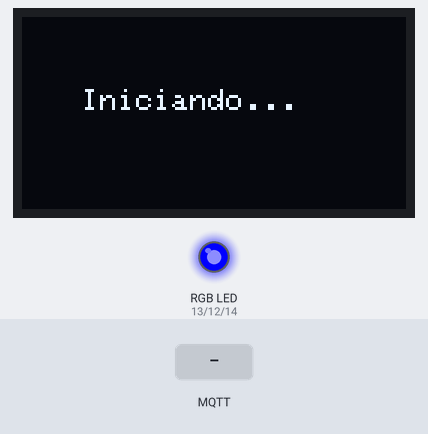
Simulated run of this sketch. Board: ESP32. Parts: 128×64 one-colour display, an RGB LED mixed from three pins (HIGH = lit). The inputs (shaded band) are chosen by the test bench. WiFi joins after 1.5 s; servers stay silent unless stated; no MQTT or app messages arrive unless stated; what the sketch prints to the serial monitor is not drawn.

Above: at 0.06 s.
At 1.7 s:
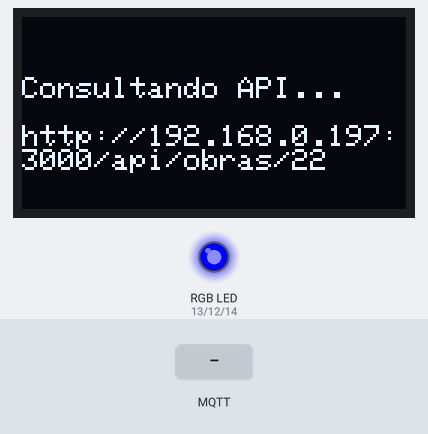
At 3.1 s:
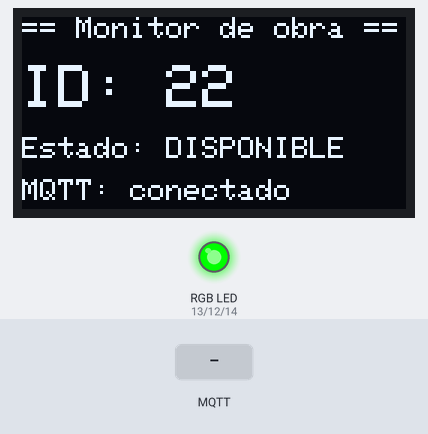
3.2 s: MQTT message "1" arrives on the first subscribed topic
4.7 s: MQTT message "on" arrives on the first subscribed topic
Timing chart, 0 to 7.7 s (numbered marks = the images above; inputs shaded):
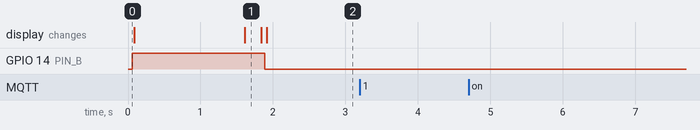

The sketch:

esp32_obra_mqtt_oled.ino
```cpp
// ============================================================
//  ESP32 – Monitor de venta de obra via MQTT
//  LED RGB: VERDE = disponible | ROJO = vendida
//  OLED 0.96" SSD1306: muestra ID de obra, estado y conexión
//
//  Librerías necesarias (Library Manager de Arduino IDE):
//    - PubSubClient       (Nick O'Leary)
//    - ArduinoJson        (Benoit Blanchon) v6+
//    - Adafruit SSD1306   (Adafruit)
//    - Adafruit GFX       (Adafruit) — se instala como dependencia
// ============================================================

#include <WiFi.h>
#include <HTTPClient.h>
#include <PubSubClient.h>
#include <ArduinoJson.h>
#include <Wire.h>
#include <Adafruit_GFX.h>
#include <Adafruit_SSD1306.h>

// ------------------------------------------------------------
// CONFIGURACIÓN
// ------------------------------------------------------------

// Wi-Fi
const char* WIFI_SSID     = "vodafoneAAYF9E";
const char* WIFI_PASSWORD = "H3sRFXfGCc7T9X7M";

// Backend API (normalmente la misma IP que el broker)
const char* API_BASE_URL  = "http://192.168.0.197:3000";

// Broker MQTT
const char* MQTT_BROKER   = "192.168.0.197";   // IP o dominio
const int   MQTT_PORT     = 1883;
const char* MQTT_USER     = "";                 // Vacío si no hay auth
const char* MQTT_PASSWORD = "";

// ID de la obra asignada a este ESP32
const char* OBRA_ID = "22"; // La Gioconda

// Pines LED RGB
const int PIN_R = 13;
const int PIN_G = 12;
const int PIN_B = 14;
const bool ANODO_COMUN = false;   // true si tu LED es de ánodo común

// OLED (I2C por defecto: SDA=GPIO21, SCL=GPIO22)
#define OLED_WIDTH  128
#define OLED_HEIGHT 64
#define OLED_ADDR   0x3C   // Dirección I2C habitual del SSD1306

// ------------------------------------------------------------
// Objetos globales
// ------------------------------------------------------------
WiFiClient   wifiClient;
PubSubClient mqttClient(wifiClient);
Adafruit_SSD1306 oled(OLED_WIDTH, OLED_HEIGHT, &Wire, -1);

char topicSuscripcion[64];
bool obraVendida = false;

// ------------------------------------------------------------
// Helpers LED RGB
// ------------------------------------------------------------
void setColor(int r, int g, int b) {
  if (ANODO_COMUN) { r = 255 - r; g = 255 - g; b = 255 - b; }
  analogWrite(PIN_R, r);
  analogWrite(PIN_G, g);
  analogWrite(PIN_B, b);
}

void ledVerde()  { setColor(0, 255, 0); }
void ledRojo()   { setColor(255, 0, 0); }
void ledAzul()   { setColor(0, 0, 255); }
void ledApagado(){ setColor(0, 0, 0); }

// ------------------------------------------------------------
// Helpers OLED
// ------------------------------------------------------------
void oledMostrarEstado() {
  oled.clearDisplay();

  // --- Línea 1: título ---
  oled.setTextSize(1);
  oled.setTextColor(SSD1306_WHITE);
  oled.setCursor(0, 0);
  oled.println("== Monitor de obra ==");

  // --- Línea 2: ID de obra (grande) ---
  oled.setTextSize(2);
  oled.setCursor(0, 16);
  oled.print("ID: ");
  oled.println(OBRA_ID);

  // --- Línea 3: estado ---
  oled.setTextSize(1);
  oled.setCursor(0, 40);
  oled.print("Estado: ");
  if (obraVendida) {
    oled.println("VENDIDA");
  } else {
    oled.println("DISPONIBLE");
  }

  // --- Línea 4: conexión ---
  oled.setCursor(0, 54);
  if (mqttClient.connected()) {
    oled.println("MQTT: conectado");
  } else if (WiFi.status() == WL_CONNECTED) {
    oled.println("WiFi OK | MQTT: no");
  } else {
    oled.println("WiFi: conectando...");
  }

  oled.display();
}

void oledMensaje(const char* linea1, const char* linea2) {
  oled.clearDisplay();
  oled.setTextSize(1);
  oled.setTextColor(SSD1306_WHITE);
  oled.setCursor(0, 20);
  oled.println(linea1);
  oled.setCursor(0, 36);
  oled.println(linea2);
  oled.display();
}

// ------------------------------------------------------------
// Callback MQTT
// ------------------------------------------------------------
void mqttCallback(char* topic, byte* payload, unsigned int length) {
  Serial.printf("[MQTT] Mensaje en: %s\n", topic);

  StaticJsonDocument<256> doc;
  DeserializationError err = deserializeJson(doc, payload, length);

  if (err) {
    Serial.printf("[MQTT] JSON error: %s\n", err.c_str());
    return;
  }

  bool vendido = doc["vendido"] | false;

  if (vendido) {
    obraVendida = true;
    ledRojo();
    Serial.println("[OBRA] Vendida. LED -> ROJO");
  } else {
    obraVendida = false;
    ledVerde();
    Serial.println("[OBRA] Disponible. LED -> VERDE");
  }

  // Actualizar pantalla
  oledMostrarEstado();
}

// ------------------------------------------------------------
// Consulta inicial del estado de la obra a la API REST
// ------------------------------------------------------------
void consultarEstadoInicial() {
  char url[128];
  snprintf(url, sizeof(url), "%s/api/obras/%s", API_BASE_URL, OBRA_ID);
  Serial.printf("[API] GET %s\n", url);
  oledMensaje("Consultando API...", url);

  HTTPClient http;
  http.begin(url);
  int httpCode = http.GET();

  if (httpCode == 200) {
    String body = http.getString();
    StaticJsonDocument<512> doc;
    DeserializationError err = deserializeJson(doc, body);
    if (!err) {
      obraVendida = doc["vendido"] | false;
      Serial.printf("[API] Estado inicial: %s\n", obraVendida ? "VENDIDA" : "DISPONIBLE");
    } else {
      Serial.printf("[API] JSON error: %s\n", err.c_str());
    }
  } else {
    Serial.printf("[API] Error HTTP %d — arrancando como DISPONIBLE\n", httpCode);
  }

  http.end();
  obraVendida ? ledRojo() : ledVerde();
}

// ------------------------------------------------------------
// Conexión Wi-Fi
// ------------------------------------------------------------
void conectarWifi() {
  Serial.printf("\n[WiFi] Conectando a %s", WIFI_SSID);
  ledAzul();
  oledMensaje("Conectando WiFi...", WIFI_SSID);

  WiFi.begin(WIFI_SSID, WIFI_PASSWORD);

  int intentos = 0;
  while (WiFi.status() != WL_CONNECTED && intentos < 40) {
    delay(500);
    Serial.print(".");
    intentos++;
  }

  if (WiFi.status() == WL_CONNECTED) {
    Serial.printf("\n[WiFi] IP: %s\n", WiFi.localIP().toString().c_str());
  } else {
    Serial.println("\n[WiFi] Fallo al conectar");
    oledMensaje("WiFi: ERROR", "Revisa SSID/pass");
  }
}

// ------------------------------------------------------------
// Conexión / reconexión MQTT
// ------------------------------------------------------------
void conectarMQTT() {
  char topicStatus[64];
  snprintf(topicStatus, sizeof(topicStatus), "dispositivos/esp32-%s/status", OBRA_ID);
  const char* willMsg = "{\"online\":false}";

  while (!mqttClient.connected()) {
    ledAzul();
    oledMensaje("Conectando MQTT...", MQTT_BROKER);
    Serial.print("[MQTT] Conectando...");

    String clientId = "esp32-obra-" + String(OBRA_ID) + "-"
                      + String((uint32_t)ESP.getEfuseMac(), HEX);

    bool ok = (strlen(MQTT_USER) > 0)
      ? mqttClient.connect(clientId.c_str(), MQTT_USER, MQTT_PASSWORD,
                           topicStatus, 1, false, willMsg)
      : mqttClient.connect(clientId.c_str(),
                           topicStatus, 1, false, willMsg);

    if (ok) {
      Serial.println(" OK");
      // Publicar presencia online
      mqttClient.publish(topicStatus, "{\"online\":true}", false);
      mqttClient.subscribe(topicSuscripcion);
      Serial.printf("[MQTT] Suscrito a: %s\n", topicSuscripcion);

      obraVendida ? ledRojo() : ledVerde();
      oledMostrarEstado();

    } else {
      Serial.printf(" Error rc=%d — reintentando en 3s\n", mqttClient.state());
      oledMensaje("MQTT: error", "Reintentando...");
      delay(3000);
    }
  }
}

// ------------------------------------------------------------
// Setup
// ------------------------------------------------------------
void setup() {
  Serial.begin(115200);

  // Pines LED
  pinMode(PIN_R, OUTPUT);
  pinMode(PIN_G, OUTPUT);
  pinMode(PIN_B, OUTPUT);
  ledApagado();

  // Inicializar OLED
  if (!oled.begin(SSD1306_SWITCHCAPVCC, OLED_ADDR)) {
    Serial.println("[OLED] Fallo al inicializar");
    // Continúa sin pantalla — el LED sigue funcionando
  } else {
    oled.clearDisplay();
    oled.setTextSize(1);
    oled.setTextColor(SSD1306_WHITE);
    oled.setCursor(20, 24);
    oled.println("Iniciando...");
    oled.display();
    Serial.println("[OLED] OK");
  }

  // Topic dinámico
  snprintf(topicSuscripcion, sizeof(topicSuscripcion),
           "obras/%s/vendido", OBRA_ID);
  Serial.printf("[CONFIG] Obra: %s | Topic: %s\n", OBRA_ID, topicSuscripcion);

  conectarWifi();

  if (WiFi.status() == WL_CONNECTED) {
    consultarEstadoInicial();
  }

  mqttClient.setServer(MQTT_BROKER, MQTT_PORT);
  mqttClient.setCallback(mqttCallback);

  conectarMQTT();
}

// ------------------------------------------------------------
// Loop
// ------------------------------------------------------------
void loop() {
  if (!mqttClient.connected()) {
    if (WiFi.status() != WL_CONNECTED) conectarWifi();
    conectarMQTT();
  }

  mqttClient.loop();
}
```

Measured:
- after the input at 3.2 s, every drawn part: stays the same
- after the input at 4.7 s, every drawn part: stays the same
